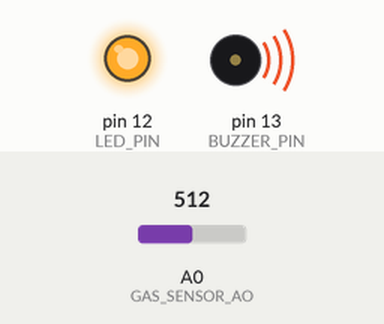
This sketch was run on a simulated Arduino Uno, built with avr-gcc and run on an emulated ATmega328P. Shown: output pins drawn as LEDs (lit = HIGH), buzzer (waves = sounding, pin HIGH). The test bench sets the inputs (shaded band); at power-on: A0 (GAS_SENSOR_AO) = 512. What the sketch prints to the serial monitor is not drawn.

Above: at 1.3 s.
1.4 s: A0 (GAS_SENSOR_AO) set to 218
2.9 s: A0 (GAS_SENSOR_AO) set to 191
At 4.1 s:
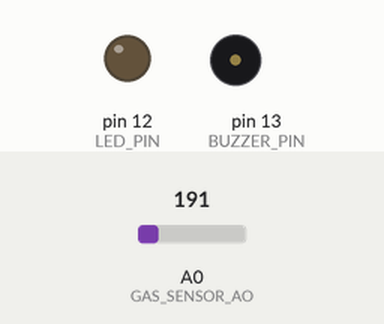
4.5 s: A0 (GAS_SENSOR_AO) set to 210
At 5.3 s:
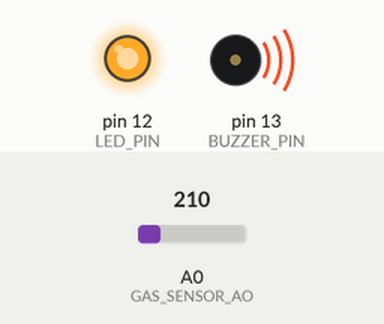
6.0 s: A0 (GAS_SENSOR_AO) set to 190
At 6.5 s:
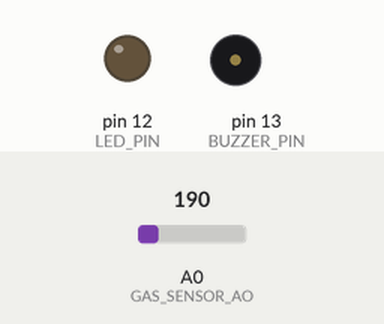
Timing chart, 0 to 8.5 s (numbered marks = the images above; inputs shaded):
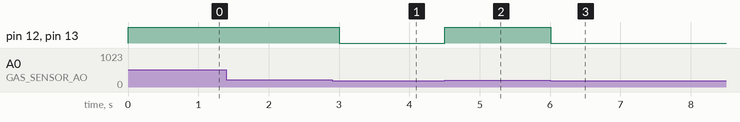

The sketch:

ESP8266_Gas_detection.ino
```cpp
#define GAS_SENSOR_AO A0    // Analog pin
#define LED_PIN       12    // D6
#define BUZZER_PIN    13    // D7

void setup() {
  Serial.begin(115200);      // Serial monitoru işə sal
  pinMode(LED_PIN, OUTPUT);
  pinMode(BUZZER_PIN, OUTPUT);

  digitalWrite(LED_PIN, LOW);
  digitalWrite(BUZZER_PIN, LOW);
}

void loop() {
  int gasValue = analogRead(GAS_SENSOR_AO);  // Analog dəyəri oxu (0 - 1023 arası)

  Serial.print("Qaz dəyəri: ");
  Serial.println(gasValue);   // Serial monitorda yazdır

  // Təhlükə üçün sadə şərt
  if (gasValue > 200) {       // 200-dən yuxarı dəyərlərdə təhlükə
    digitalWrite(LED_PIN, HIGH);
    digitalWrite(BUZZER_PIN, HIGH);
  } else {
    digitalWrite(LED_PIN, LOW);
    digitalWrite(BUZZER_PIN, LOW);
  }

  delay(500);  // yarım saniyəlik gecikmə
}
```

Measured:
- the behaviour switches between 201 and 200 on A0 (GAS_SENSOR_AO) (found by bisection; images 0 and 1)
- after the input at 1.4 s, every drawn part: stays the same
- after the input at 2.9 s, pin 12 (LED_PIN), pin 13 (BUZZER_PIN): HIGH → LOW after 0.10 s
- after the input at 4.5 s, pin 12 (LED_PIN), pin 13 (BUZZER_PIN): LOW → HIGH at once
- after the input at 6.0 s, pin 12 (LED_PIN), pin 13 (BUZZER_PIN): HIGH → LOW at once
